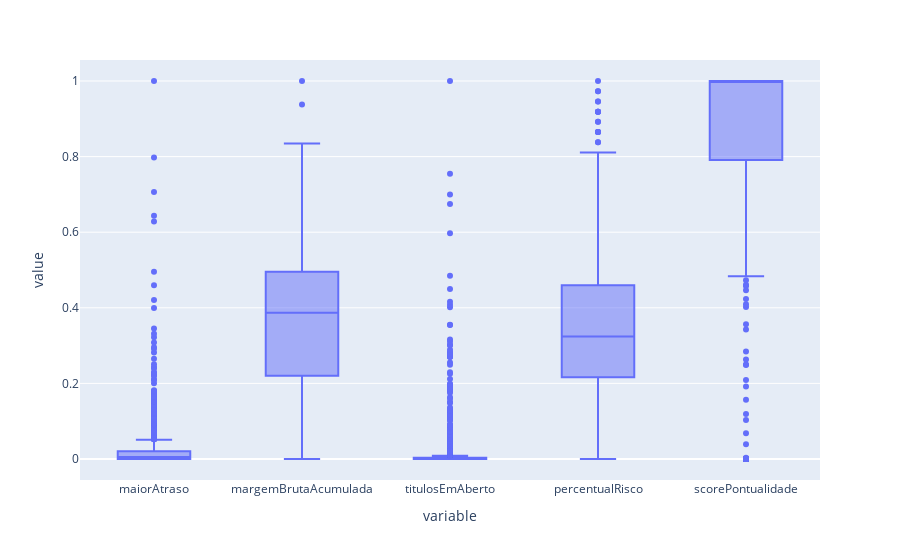

The notebook cell this image was saved under:
### Code cell
fig = px.box(df_mmsc)
fig.show()

### Figure 1 — Plotly figure (JSON) as saved in the notebook; plotly's stock layout.template omitted (floating-point values rounded to 4 significant figures; data arrays with more than 128 entries replaced by an {"elided": "..."} marker saying what was removed)
{"data": [{"alignmentgroup": "True", "hovertemplate": "variable=%{x}<br>value=%{y}<extra></extra>", "legendgroup": "", "marker": {"color": "#636efa"}, "name": "", "notched": false, "offsetgroup": "", "orientation": "v", "showlegend": false, "type": "box", "x": {"elided": "7615 str values"}, "x0": " ", "xaxis": "x", "y": {"elided": "7615 float values"}, "y0": " ", "yaxis": "y"}], "layout": {"boxmode": "group", "legend": {"tracegroupgap": 0}, "margin": {"t": 60}, "xaxis": {"anchor": "y", "domain": [0, 1], "title": {"text": "variable"}}, "yaxis": {"anchor": "x", "domain": [0, 1], "title": {"text": "value"}}}}
